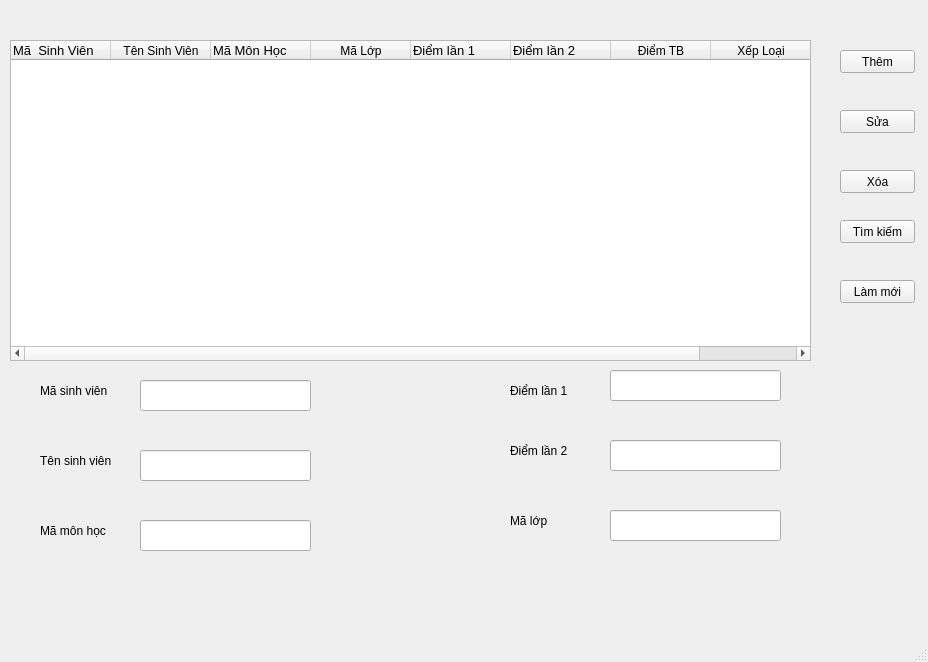
<?xml version="1.0" encoding="UTF-8"?>
<ui version="4.0">
 <class>QuanLyDiem</class>
 <widget class="QMainWindow" name="QuanLyDiem">
  <property name="geometry">
   <rect>
    <x>0</x>
    <y>0</y>
    <width>928</width>
    <height>662</height>
   </rect>
  </property>
  <property name="windowTitle">
   <string>QuanLyDiem</string>
  </property>
  <widget class="QWidget" name="centralwidget">
   <widget class="QPushButton" name="btnTimkiem">
    <property name="geometry">
     <rect>
      <x>840</x>
      <y>220</y>
      <width>75</width>
      <height>23</height>
     </rect>
    </property>
    <property name="text">
     <string>Tìm kiếm</string>
    </property>
   </widget>
   <widget class="QLabel" name="label_4">
    <property name="geometry">
     <rect>
      <x>510</x>
      <y>440</y>
      <width>81</width>
      <height>21</height>
     </rect>
    </property>
    <property name="text">
     <string>Điểm lần 2</string>
    </property>
   </widget>
   <widget class="QLabel" name="label_3">
    <property name="geometry">
     <rect>
      <x>510</x>
      <y>380</y>
      <width>81</width>
      <height>21</height>
     </rect>
    </property>
    <property name="text">
     <string>Điểm lần 1</string>
    </property>
   </widget>
   <widget class="QPushButton" name="btnLammoi">
    <property name="geometry">
     <rect>
      <x>840</x>
      <y>280</y>
      <width>75</width>
      <height>23</height>
     </rect>
    </property>
    <property name="text">
     <string>Làm mới</string>
    </property>
   </widget>
   <widget class="QLineEdit" name="lineEditDiem1">
    <property name="geometry">
     <rect>
      <x>610</x>
      <y>370</y>
      <width>171</width>
      <height>31</height>
     </rect>
    </property>
   </widget>
   <widget class="QPushButton" name="btnXoa">
    <property name="geometry">
     <rect>
      <x>840</x>
      <y>170</y>
      <width>75</width>
      <height>23</height>
     </rect>
    </property>
    <property name="text">
     <string>Xóa</string>
    </property>
   </widget>
   <widget class="QPushButton" name="btnSua">
    <property name="geometry">
     <rect>
      <x>840</x>
      <y>110</y>
      <width>75</width>
      <height>23</height>
     </rect>
    </property>
    <property name="text">
     <string>Sửa</string>
    </property>
   </widget>
   <widget class="QTableWidget" name="tableDiem">
    <property name="geometry">
     <rect>
      <x>10</x>
      <y>40</y>
      <width>801</width>
      <height>321</height>
     </rect>
    </property>
    <column>
     <property name="text">
      <string>Mã  Sinh Viên</string>
     </property>
     <property name="font">
      <font>
       <pointsize>10</pointsize>
      </font>
     </property>
     <property name="textAlignment">
      <set>AlignLeading|AlignVCenter</set>
     </property>
    </column>
    <column>
     <property name="text">
      <string>Tên Sinh Viên</string>
     </property>
    </column>
    <column>
     <property name="text">
      <string>Mã Môn Học</string>
     </property>
     <property name="font">
      <font>
       <pointsize>10</pointsize>
      </font>
     </property>
     <property name="textAlignment">
      <set>AlignLeading|AlignVCenter</set>
     </property>
    </column>
    <column>
     <property name="text">
      <string>Mã Lớp</string>
     </property>
    </column>
    <column>
     <property name="text">
      <string>Điểm lần 1</string>
     </property>
     <property name="font">
      <font>
       <pointsize>10</pointsize>
      </font>
     </property>
     <property name="textAlignment">
      <set>AlignLeading|AlignVCenter</set>
     </property>
    </column>
    <column>
     <property name="text">
      <string>Điểm lần 2</string>
     </property>
     <property name="font">
      <font>
       <pointsize>10</pointsize>
      </font>
     </property>
     <property name="textAlignment">
      <set>AlignLeading|AlignVCenter</set>
     </property>
    </column>
    <column>
     <property name="text">
      <string>Điểm TB</string>
     </property>
    </column>
    <column>
     <property name="text">
      <string>Xếp Loại</string>
     </property>
    </column>
   </widget>
   <widget class="QLabel" name="label_2">
    <property name="geometry">
     <rect>
      <x>40</x>
      <y>450</y>
      <width>81</width>
      <height>21</height>
     </rect>
    </property>
    <property name="text">
     <string>Tên sinh viên</string>
    </property>
   </widget>
   <widget class="QPushButton" name="btnThem">
    <property name="geometry">
     <rect>
      <x>840</x>
      <y>50</y>
      <width>75</width>
      <height>23</height>
     </rect>
    </property>
    <property name="text">
     <string>Thêm</string>
    </property>
   </widget>
   <widget class="QLineEdit" name="lineEditMaSV">
    <property name="geometry">
     <rect>
      <x>140</x>
      <y>380</y>
      <width>171</width>
      <height>31</height>
     </rect>
    </property>
   </widget>
   <widget class="QLabel" name="label">
    <property name="geometry">
     <rect>
      <x>40</x>
      <y>380</y>
      <width>81</width>
      <height>21</height>
     </rect>
    </property>
    <property name="text">
     <string>Mã sinh viên</string>
    </property>
   </widget>
   <widget class="QLineEdit" name="lineEditDiem2">
    <property name="geometry">
     <rect>
      <x>610</x>
      <y>440</y>
      <width>171</width>
      <height>31</height>
     </rect>
    </property>
   </widget>
   <widget class="QLineEdit" name="lineEditTenSV">
    <property name="geometry">
     <rect>
      <x>140</x>
      <y>450</y>
      <width>171</width>
      <height>31</height>
     </rect>
    </property>
   </widget>
   <widget class="QLabel" name="label_5">
    <property name="geometry">
     <rect>
      <x>40</x>
      <y>520</y>
      <width>81</width>
      <height>21</height>
     </rect>
    </property>
    <property name="text">
     <string>Mã môn học</string>
    </property>
   </widget>
   <widget class="QLabel" name="label_6">
    <property name="geometry">
     <rect>
      <x>510</x>
      <y>510</y>
      <width>81</width>
      <height>21</height>
     </rect>
    </property>
    <property name="text">
     <string>Mã lớp</string>
    </property>
   </widget>
   <widget class="QLineEdit" name="lineEditMaMonhoc">
    <property name="geometry">
     <rect>
      <x>140</x>
      <y>520</y>
      <width>171</width>
      <height>31</height>
     </rect>
    </property>
   </widget>
   <widget class="QLineEdit" name="lineEditMalop">
    <property name="geometry">
     <rect>
      <x>610</x>
      <y>510</y>
      <width>171</width>
      <height>31</height>
     </rect>
    </property>
   </widget>
  </widget>
  <widget class="QMenuBar" name="menubar">
   <property name="geometry">
    <rect>
     <x>0</x>
     <y>0</y>
     <width>928</width>
     <height>26</height>
    </rect>
   </property>
  </widget>
  <widget class="QStatusBar" name="statusbar"/>
 </widget>
 <resources/>
 <connections/>
</ui>
